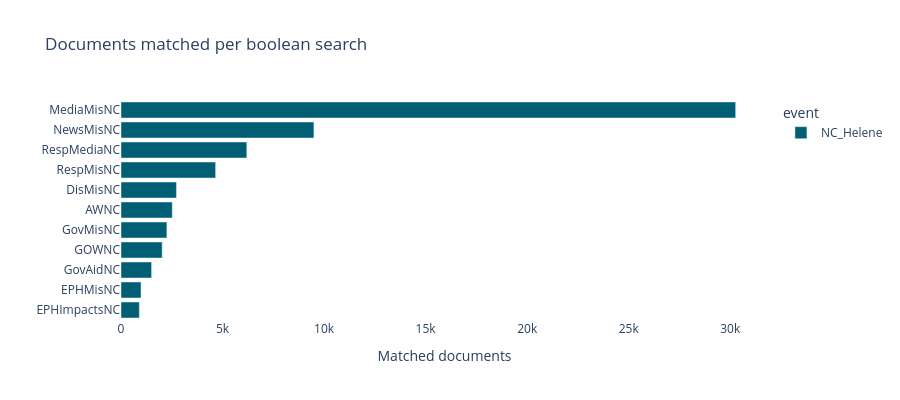

The notebook cell saved with this chart:
### Markdown cell above
### 7.1 Match counts and event breakdown

### Code cell
counts_df = match_summary.copy().sort_values("matches", ascending=True)
fig_counts = px.bar(counts_df, x="matches", y="boolean_search", color="event",
                    orientation="h", color_discrete_map=EVENT_COLORS,
                    title="Documents matched per boolean search")
fig_counts.update_layout(height=400, plot_bgcolor="white", yaxis_title="", xaxis_title="Matched documents")
fig_counts.write_html(str(OUTPUT_DIR / "match_counts.html"), include_plotlyjs="cdn")
fig_counts.show()

### Figure 1 — Plotly figure (JSON) as saved in the notebook; plotly's stock layout.template omitted (floating-point values rounded to 4 significant figures)
{"data": [{"hovertemplate": "event=NC_Helene<br>matches=%{x}<br>boolean_search=%{y}<extra></extra>", "legendgroup": "NC_Helene", "marker": {"color": "#005f73", "pattern": {"shape": ""}}, "name": "NC_Helene", "orientation": "h", "showlegend": true, "textposition": "auto", "type": "bar", "x": [902, 986, 1505, 2027, 2259, 2524, 2730, 4658, 6194, 9499, 30265], "xaxis": "x", "y": ["EPHImpactsNC", "EPHMisNC", "GovAidNC", "GOWNC", "GovMisNC", "AWNC", "DisMisNC", "RespMisNC", "RespMediaNC", "NewsMisNC", "MediaMisNC"], "yaxis": "y"}], "layout": {"barmode": "relative", "height": 400, "legend": {"title": {"text": "event"}, "tracegroupgap": 0}, "plot_bgcolor": "white", "title": {"text": "Documents matched per boolean search"}, "xaxis": {"anchor": "y", "domain": [0, 1], "title": {"text": "Matched documents"}}, "yaxis": {"anchor": "x", "domain": [0, 1], "title": {"text": ""}}}}
